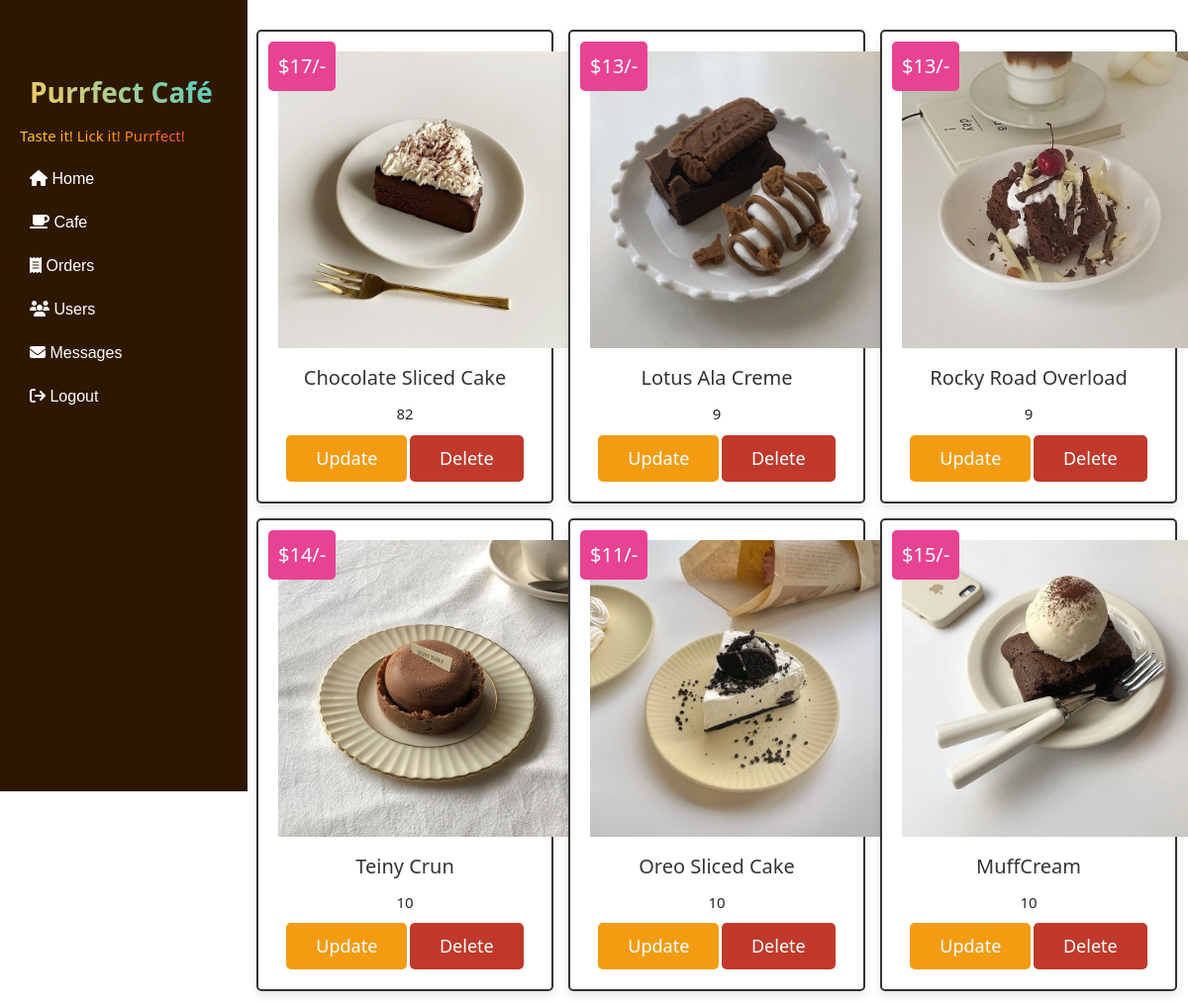
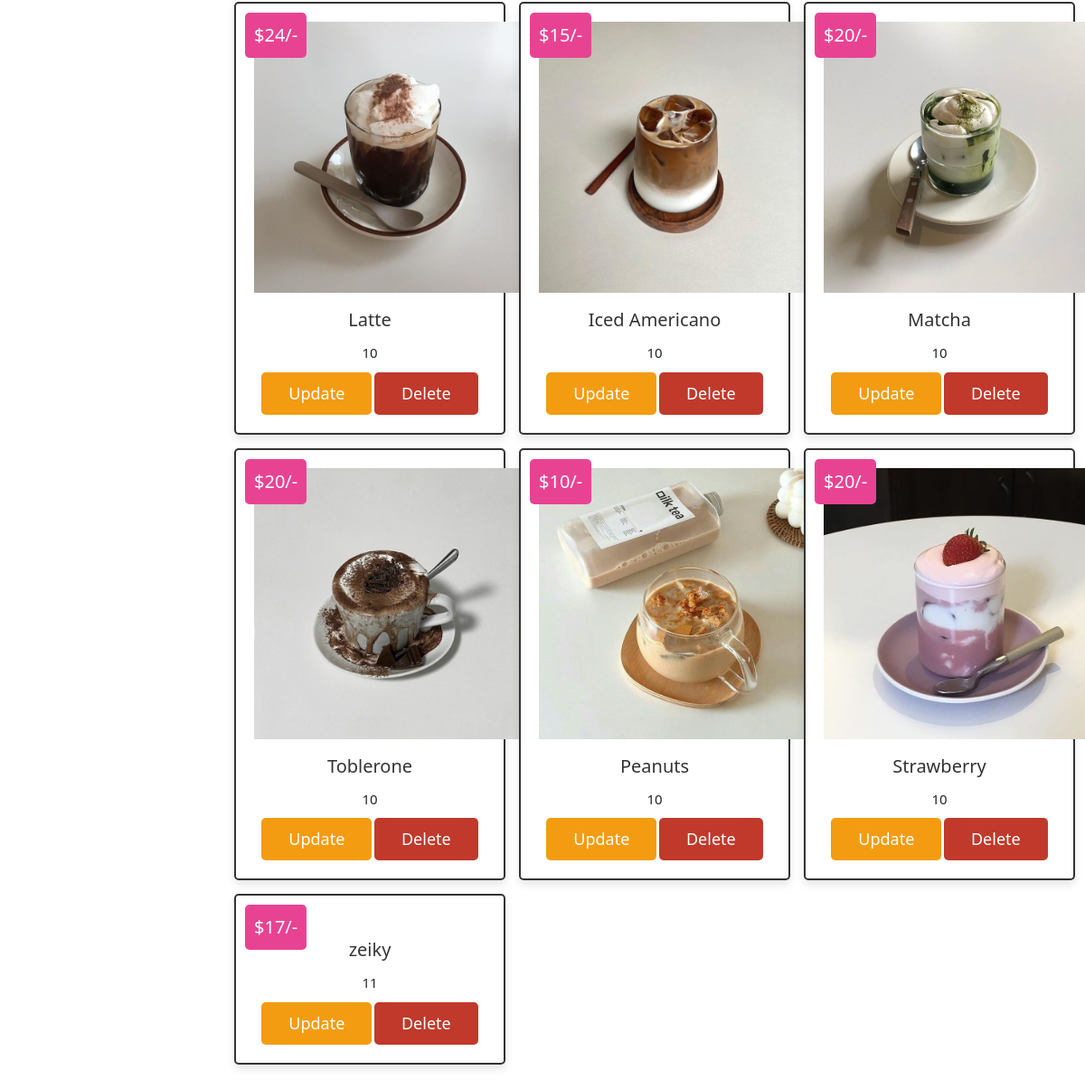
Screenshot of /admin_products.php with the database file from the repository (2 pictures, top to bottom).
### tables this page shows
CREATE TABLE `products` (
  `id` int(100) NOT NULL,
  `name` varchar(100) NOT NULL,
  `details` varchar(500) NOT NULL,
  `price` int(100) NOT NULL,
  `image` varchar(100) NOT NULL,
  `category` varchar(100) NOT NULL,
  `stock` int(11) NOT NULL DEFAULT 10
);

### admin_products.php (the view, shortened to what this page needs)
<?php
@include 'config.php';
?>
<!DOCTYPE html>
<html lang="en">
<head>
   <link rel="stylesheet" href="https://cdn.jsdelivr.net/npm/bootstrap@4.0.0/dist/css/bootstrap.min.css">
    <link href='https://unpkg.com/boxicons@2.1.2/css/boxicons.min.css' rel='stylesheet'>
    <link href="https://unpkg.com/aos@2.3.1/dist/aos.css" rel="stylesheet">
   <link rel="stylesheet" href="https://cdn.jsdelivr.net/npm/bootstrap@4.0.0/dist/css/bootstrap.min.css">
   <link rel="stylesheet" href="https://cdnjs.cloudflare.com/ajax/libs/font-awesome/6.4.2/css/all.min.css">
   <link rel="stylesheet" href="css/admin_style.css">
</head>
<body>
<div class="dashboard-container">
   <div class="sidebar">
   <a class="navbar-brand" href="home.php" id="logo">
   <img src="./image/P.png" alt="" width="50px"> <br><span>Purrfect Café</span>
</a>
<p class="tagline">Taste it! Lick it! Purrfect!</p>
      <a href="admin_page.php"><i class="fa fa-home"></i> Home</a>
      <a href="admin_products.php"><i class="fa fa-coffee"></i> Cafe</a>
      <a href="admin_orders.php"><i class="fa fa-receipt"></i> Orders</a>
      <a href="admin_users.php"><i class="fa fa-users"></i> Users</a>
      <a href="admin_contacts.php"><i class="fa fa-envelope"></i> Messages</a>
      <a href="logout.php" onclick="return confirm('Logout from this website?');"><i class="fa fa-sign-out"></i> Logout</a>
   </div>
<div class="add-products">
   <form action="" method="POST" enctype="multipart/form-data">
      <h1 class="title">add new product</h1>
        <button type="submit" name="add_product">Add Product</button>
    </form>
   </div>
<section class="show-products">
   <div class="box-container">
      <?php
         $select_products = mysqli_query($conn, "SELECT * FROM products") or die('query failed');
         if(mysqli_num_rows($select_products) > 0){
            while($fetch_products = mysqli_fetch_assoc($select_products)){
      ?>
      <div class="box">
         <div class="price">$<?php echo $fetch_products['price']; ?>/-</div>
         <img class="image" src="uploaded_img/<?php echo $fetch_products['image']; ?>" alt="">
         <div class="name"><?php echo $fetch_products['name']; ?></div>
         <div class="stock"><?php echo $fetch_products['stock']; ?></div>
         <a href="admin_update_products.php?update=<?php echo $fetch_products['id']; ?>" class="option-btn">update</a>
         <a href="admin_products.php?delete=<?php echo $fetch_products['id']; ?>" class="delete-btn" onclick="return confirm('delete this product?');">delete</a>
      </div>
      <?php
         }
      }else{
         echo '<p class="empty">no products added yet!</p>';
      }
      ?>
   </div>
</section>
</body>
</html>

### admin_style.css (style rules this page uses)
:root { --pink:#e84393; --red:#c0392b; --orange:#f39c12; --black:#333; --white:#fff; --light-color:#666; --light-white:#ccc; --light-bg:#f5f5f5; --border:.2rem solid var(--black); --box-shadow:0 .5rem 1rem rgba(0,0,0,.1); }
* { font-family: "DynaPuff", system-ui; margin:0; padding:0; box-sizing: border-box; outline: none; border:none; text-decoration: none; transition:all .2s linear; }
html { font-size: 62.5%; overflow-x: hidden; scroll-behavior: smooth; scroll-padding-top: 6.5rem; }
section { padding:3rem 2rem; }
.title { text-align: center; margin-bottom: 2rem; background-image: linear-gradient(45deg, #ff6b6b, #ffcc5c, #4ecdc4, #556270, #eb41c0); background-size: 300% 300%; -webkit-background-clip: text; -webkit-text-fill-color: transparent; animation: movingColors 3s infinite linear; text-transform: uppercase; font-size: 4rem; }
.btn, .delete-btn, .option-btn { display: inline-block; border-radius: .5rem; margin-top: 1rem; font-size: 1.8rem; color:var(--white); cursor: pointer; padding:1rem 3rem; text-transform: capitalize; }
.delete-btn { background-color: var(--red); }
.option-btn { background-color: var(--orange); }
.add-products form { max-width: 50rem; border-radius: .5rem; background-color:#ffdaee; border:var(--border); padding:2rem; text-align: center; margin:0 auto; box-shadow: var(--box-shadow); }
.show-products .box-container { display: grid; grid-template-columns: repeat(auto-fit, 30rem); gap:1.5rem; align-items: flex-start; max-width: 1200px; margin: 0 auto; justify-content: center; }
.show-products .box-container .box { text-align: center; padding:2rem; border:var(--border); background-color: var(--white); box-shadow: var(--box-shadow); border-radius: .5rem; position: relative; }
.show-products .box-container .box .image { height: 30rem; margin-bottom: .5rem; }
.show-products .box-container .box .price { background-color: var(--pink); position: absolute; top:1rem; left:1rem; border-radius: .5rem; color:var(--white); padding:1rem; font-size: 2rem; }
.show-products .box-container .box .name { margin:1rem 0; font-size: 2rem; color:var(--black); }

### admin_products.php (style rules this page uses)
#logo { font-family:Sans-serif; font-size: 28px; font-weight: bold; background-image: linear-gradient(45deg, #ff6b6b, #ffcc5c, #4ecdc4, #556270, #eb41c0); background-size: 300% 300%; -webkit-background-clip: text; -webkit-text-fill-color: transparent; animation: movingColors 3s infinite linear; }
.tagline { font-size: 15px; background-image: linear-gradient(45deg, #ffeb3b, #ff9800, #e91e63, #03a9f4, #ffffff); background-size: 300% 300%; -webkit-background-clip: text; -webkit-text-fill-color: transparent; animation: movingColors 3s infinite linear; display: inline-block; }
body { background: url('image/loadin.jpg') no-repeat center center fixed; background-size: cover; font-family: Arial, sans-serif; }
.dashboard-container { display: flex; }
.sidebar { width: 250px; height: 100vh; background: #2e1700; padding: 20px; color: white; position: fixed; }
.sidebar a { font-family:Sans-serif; font-size:16px; display: block; color: white; padding: 10px; text-decoration: none; }
.stock { font-size:1.5rem; }

### rows the page displays
products: price "17", image (picture), name "Chocolate Sliced Cake", stock "82"
products: price "13", image (picture), name "Lotus Ala Creme", stock "9"
products: price "13", image (picture), name "Rocky Road Overload", stock "9"
products: price "14", image (picture), name "Teiny Crun", stock "10"
products: price "11", image (picture), name "Oreo Sliced Cake", stock "10"
products: price "15", image (picture), name "MuffCream", stock "10"
products: price "24", image (picture), name "Latte", stock "10"
products: price "15", image (picture), name "Iced Americano", stock "10"
products: price "20", image (picture), name "Matcha", stock "10"
products: price "20", image (picture), name "Toblerone", stock "10"
products: price "10", image (picture), name "Peanuts", stock "10"
products: price "20", image (picture), name "Strawberry", stock "10"
products: price "17", name "zeiky", stock "11"
